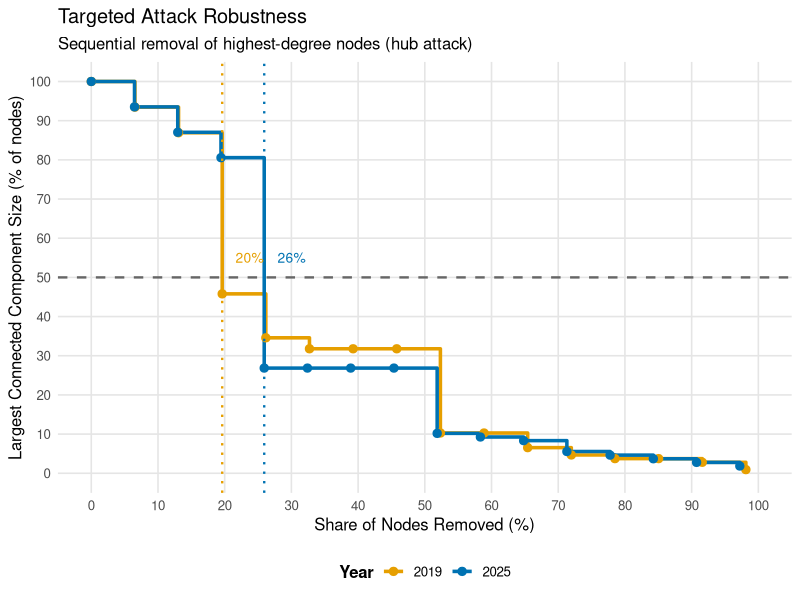
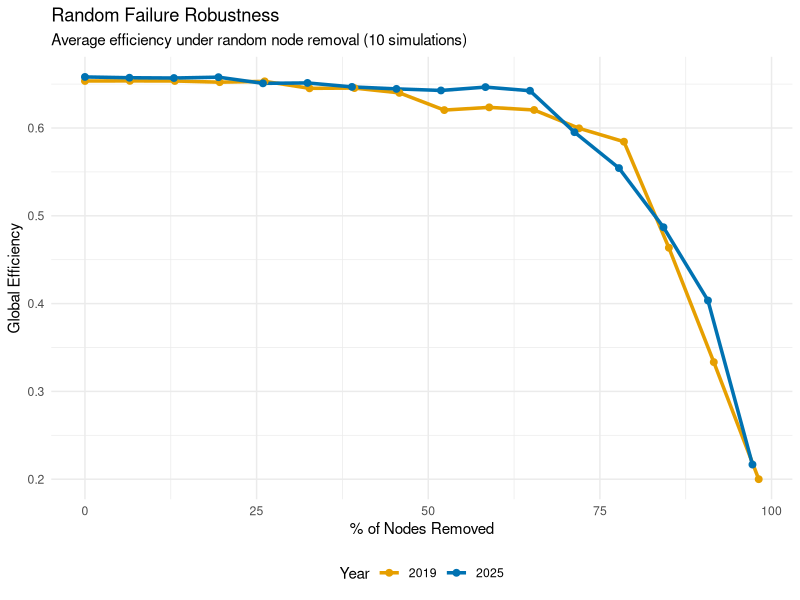
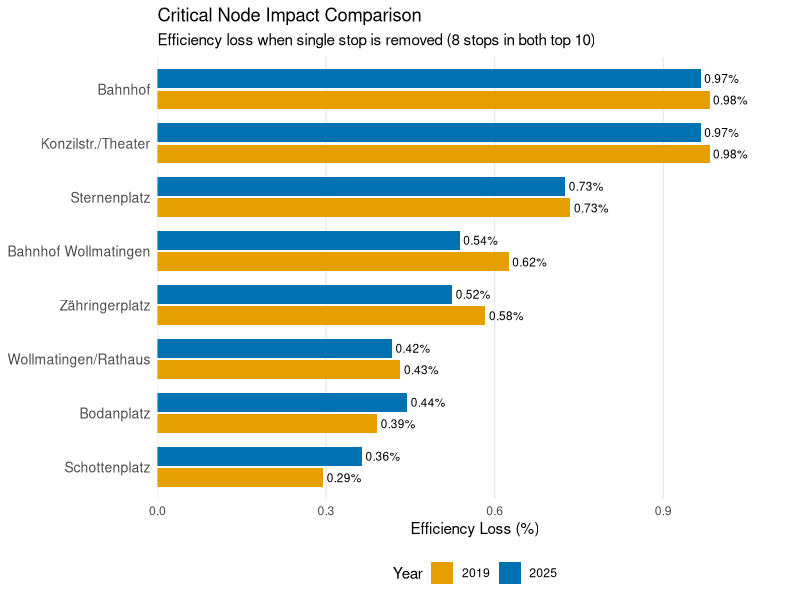

Reproduce these figures in R, in order.
# Bus Network Robustness Analysis
# Tests how resilient the 2019 and 2025 networks are to node/edge removal

library(tidyverse)
library(igraph)

# =============================================================================
# HELPER FUNCTIONS
# =============================================================================

create_adjacency_matrix <- function(data) {
    all_stops <- unique(c(data$Von_Haltestelle, data$Nach_Haltestelle))
    n_stops <- length(all_stops)
    adj_matrix <- matrix(0,
        nrow = n_stops, ncol = n_stops,
        dimnames = list(all_stops, all_stops)
    )
    lines <- unique(data$Linie)
    for (line in lines) {
        line_data <- data %>% filter(Linie == line)
        stops_on_line <- unique(c(line_data$Von_Haltestelle, line_data$Nach_Haltestelle))
        for (stop1 in stops_on_line) {
            for (stop2 in stops_on_line) {
                if (stop1 != stop2) {
                    adj_matrix[stop1, stop2] <- 1
                }
            }
        }
    }
    return(adj_matrix)
}

create_graph <- function(adj_matrix) {
    undirected_matrix <- 1 * (adj_matrix | t(adj_matrix))
    g <- graph_from_adjacency_matrix(undirected_matrix, mode = "undirected")
    return(g)
}

# =============================================================================
# ROBUSTNESS METRICS
# =============================================================================

# Calculate network metrics for a given graph
get_network_health <- function(g) {
    if (vcount(g) == 0) {
        return(list(
            largest_component_fraction = 0,
            avg_path_length = Inf,
            efficiency = 0,
            n_components = 0
        ))
    }

    comp <- components(g)
    lcc_size <- max(comp$csize)
    lcc_fraction <- lcc_size / vcount(g)

    # Get largest connected component for path calculations
    if (lcc_size > 1) {
        lcc_nodes <- which(comp$membership == which.max(comp$csize))
        g_lcc <- induced_subgraph(g, lcc_nodes)
        avg_path <- mean_distance(g_lcc, directed = FALSE)
        if (is.na(avg_path) || is.infinite(avg_path)) avg_path <- Inf

        # Global efficiency: mean(1 / d_ij) over all pairs i != j
        # Disconnected pairs have d_ij = Inf and contribute 0 because 1/Inf = 0
        d <- distances(g)
        d <- d[upper.tri(d)] # unordered pairs only, no diagonal
        efficiency <- mean(1 / d) # includes zeros from Inf distances
        if (is.na(efficiency) || is.infinite(efficiency)) efficiency <- 0
    } else {
        avg_path <- Inf
        efficiency <- 0
    }

    return(list(
        largest_component_fraction = lcc_fraction,
        avg_path_length = avg_path,
        efficiency = efficiency,
        n_components = comp$no
    ))
}

# =============================================================================
# TARGETED ATTACK SIMULATION
# Remove nodes by highest degree (simulates attack on hubs)
# =============================================================================

simulate_targeted_attack <- function(g, steps = 20) {
    n_nodes <- vcount(g)
    nodes_to_remove_per_step <- max(1, floor(n_nodes / steps))

    results <- data.frame(
        fraction_removed = numeric(),
        lcc_fraction = numeric(),
        efficiency = numeric(),
        n_components = numeric()
    )

    g_current <- g
    removed <- 0

    for (step in 0:steps) {
        if (vcount(g_current) == 0) {
            # Network completely destroyed
            results <- rbind(results, data.frame(
                fraction_removed = removed / n_nodes,
                lcc_fraction = 0,
                efficiency = 0,
                n_components = 0
            ))
            break
        }

        health <- get_network_health(g_current)
        # LCC as fraction of ORIGINAL network size
        current_lcc_size <- health$largest_component_fraction * vcount(g_current)
        results <- rbind(results, data.frame(
            fraction_removed = removed / n_nodes,
            lcc_fraction = current_lcc_size / n_nodes,
            efficiency = health$efficiency,
            n_components = health$n_components
        ))

        if (step == steps) break

        # Remove highest degree nodes
        degrees <- degree(g_current)
        if (length(degrees) == 0) break

        # Sort by degree, remove top nodes
        to_remove <- min(nodes_to_remove_per_step, vcount(g_current))
        top_nodes <- order(degrees, decreasing = TRUE)[1:to_remove]
        g_current <- delete_vertices(g_current, top_nodes)
        removed <- removed + to_remove
    }

    return(results)
}

# =============================================================================
# RANDOM FAILURE SIMULATION
# Remove nodes randomly (simulates random failures)
# =============================================================================

simulate_random_failure <- function(g, steps = 20, n_simulations = 10) {
    n_nodes <- vcount(g)
    nodes_to_remove_per_step <- max(1, floor(n_nodes / steps))

    all_results <- list()

    for (sim in 1:n_simulations) {
        results <- data.frame(
            fraction_removed = numeric(),
            lcc_fraction = numeric(),
            efficiency = numeric()
        )

        g_current <- g
        removed <- 0

        for (step in 0:steps) {
            if (vcount(g_current) == 0) {
                # Network completely destroyed
                results <- rbind(results, data.frame(
                    fraction_removed = removed / n_nodes,
                    lcc_fraction = 0,
                    efficiency = 0
                ))
                break
            }

            health <- get_network_health(g_current)
            # LCC as fraction of ORIGINAL network size
            current_lcc_size <- health$largest_component_fraction * vcount(g_current)
            results <- rbind(results, data.frame(
                fraction_removed = removed / n_nodes,
                lcc_fraction = current_lcc_size / n_nodes,
                efficiency = health$efficiency
            ))

            if (step == steps) break

            # Remove random nodes
            to_remove <- min(nodes_to_remove_per_step, vcount(g_current))
            random_nodes <- sample(1:vcount(g_current), to_remove)
            g_current <- delete_vertices(g_current, random_nodes)
            removed <- removed + to_remove
        }

        all_results[[sim]] <- results
    }

    # Average across simulations - ensure same length by padding
    max_rows <- max(sapply(all_results, nrow))

    # Pad shorter results with final values (network destroyed)
    for (sim in 1:n_simulations) {
        current_rows <- nrow(all_results[[sim]])
        if (current_rows < max_rows) {
            last_row <- all_results[[sim]][current_rows, ]
            for (r in (current_rows + 1):max_rows) {
                # Extrapolate fraction_removed, keep lcc and efficiency at 0
                new_row <- data.frame(
                    fraction_removed = min(1, last_row$fraction_removed +
                        (r - current_rows) * (1 / steps)),
                    lcc_fraction = 0,
                    efficiency = 0
                )
                all_results[[sim]] <- rbind(all_results[[sim]], new_row)
            }
        }
    }

    # Now average across simulations
    avg_results <- all_results[[1]]
    avg_results$lcc_fraction <- 0
    avg_results$efficiency <- 0

    for (sim in 1:n_simulations) {
        avg_results$lcc_fraction <- avg_results$lcc_fraction + all_results[[sim]]$lcc_fraction
        avg_results$efficiency <- avg_results$efficiency + all_results[[sim]]$efficiency
    }
    avg_results$lcc_fraction <- avg_results$lcc_fraction / n_simulations
    avg_results$efficiency <- avg_results$efficiency / n_simulations

    return(avg_results)
}

# =============================================================================
# CRITICAL NODE ANALYSIS
# Which single node removal causes the biggest damage?
# =============================================================================

find_critical_nodes <- function(g, top_n = 10) {
    baseline <- get_network_health(g)
    baseline_efficiency <- baseline$efficiency

    node_names <- V(g)$name
    n_nodes <- length(node_names)

    impacts <- data.frame(
        node = character(),
        efficiency_loss = numeric(),
        efficiency_loss_pct = numeric(),
        components_added = numeric()
    )

    for (i in 1:n_nodes) {
        g_reduced <- delete_vertices(g, i)
        health <- get_network_health(g_reduced)

        eff_loss <- baseline_efficiency - health$efficiency
        eff_loss_pct <- 100 * eff_loss / baseline_efficiency
        comp_added <- health$n_components - baseline$n_components

        impacts <- rbind(impacts, data.frame(
            node = node_names[i],
            efficiency_loss = eff_loss,
            efficiency_loss_pct = eff_loss_pct,
            components_added = comp_added
        ))
    }

    # Sort by efficiency loss
    impacts <- impacts %>% arrange(desc(efficiency_loss_pct))

    return(head(impacts, top_n))
}

# =============================================================================
# MAIN ANALYSIS
# =============================================================================

cat("Loading data...\n")

data_2019 <- read_delim("2019fix.csv", delim = ";", show_col_types = FALSE)
data_2025 <- read_delim("2025fix.csv", delim = ";", show_col_types = FALSE)

adj_2019 <- create_adjacency_matrix(data_2019)
adj_2025 <- create_adjacency_matrix(data_2025)

g_2019 <- create_graph(adj_2019)
g_2025 <- create_graph(adj_2025)

cat("\n=======================================================\n")
cat("  ROBUSTNESS ANALYSIS: KONSTANZ BUS NETWORK\n")
cat("=======================================================\n")

# -----------------------------------------------------------------------------
# 1. CRITICAL NODE ANALYSIS
# -----------------------------------------------------------------------------

cat("\n--- CRITICAL NODE ANALYSIS ---\n")
cat("Which stops, if removed, cause the biggest efficiency loss?\n\n")

cat("2019 - TOP 10 CRITICAL STOPS:\n")
critical_2019 <- find_critical_nodes(g_2019, 10)
for (i in 1:nrow(critical_2019)) {
    cat(sprintf(
        "  %2d. %-35s  -%.2f%% efficiency\n",
        i, critical_2019$node[i], critical_2019$efficiency_loss_pct[i]
    ))
}

cat("\n2025 - TOP 10 CRITICAL STOPS:\n")
critical_2025 <- find_critical_nodes(g_2025, 10)
for (i in 1:nrow(critical_2025)) {
    cat(sprintf(
        "  %2d. %-35s  -%.2f%% efficiency\n",
        i, critical_2025$node[i], critical_2025$efficiency_loss_pct[i]
    ))
}

# Compare criticality
cat("\n--- CRITICALITY COMPARISON ---\n")
max_crit_2019 <- max(critical_2019$efficiency_loss_pct, na.rm = TRUE)
max_crit_2025 <- max(critical_2025$efficiency_loss_pct, na.rm = TRUE)
if (is.na(max_crit_2019) || is.infinite(max_crit_2019)) max_crit_2019 <- 0
if (is.na(max_crit_2025) || is.infinite(max_crit_2025)) max_crit_2025 <- 0
cat(sprintf("  Max single-node impact 2019: %.2f%%\n", max_crit_2019))
cat(sprintf("  Max single-node impact 2025: %.2f%%\n", max_crit_2025))

if (max_crit_2025 < max_crit_2019) {
    cat("  -> 2025 is MORE ROBUST (less dependent on single nodes)\n")
} else {
    cat("  -> 2019 is MORE ROBUST (less dependent on single nodes)\n")
}

# -----------------------------------------------------------------------------
# 2. TARGETED ATTACK SIMULATION
# -----------------------------------------------------------------------------

cat("\n--- TARGETED ATTACK SIMULATION ---\n")
cat("Removing nodes by highest degree (attack on hubs)...\n")

attack_2019 <- simulate_targeted_attack(g_2019, steps = 15)
attack_2025 <- simulate_targeted_attack(g_2025, steps = 15)

# Find when LCC drops below 50%
threshold_2019 <- attack_2019 %>%
    filter(lcc_fraction < 0.5) %>%
    slice(1) %>%
    pull(fraction_removed)
threshold_2025 <- attack_2025 %>%
    filter(lcc_fraction < 0.5) %>%
    slice(1) %>%
    pull(fraction_removed)

if (length(threshold_2019) == 0) threshold_2019 <- 1.0
if (length(threshold_2025) == 0) threshold_2025 <- 1.0

cat(sprintf(
    "\n  2019: Network fragments (LCC < 50%%) after removing %.0f%% of nodes\n",
    100 * threshold_2019
))
cat(sprintf(
    "  2025: Network fragments (LCC < 50%%) after removing %.0f%% of nodes\n",
    100 * threshold_2025
))

# -----------------------------------------------------------------------------
# 3. RANDOM FAILURE SIMULATION
# -----------------------------------------------------------------------------

cat("\n--- RANDOM FAILURE SIMULATION ---\n")
cat("Removing nodes randomly (averaged over 10 simulations)...\n")

set.seed(42)
random_2019 <- simulate_random_failure(g_2019, steps = 15, n_simulations = 10)
random_2025 <- simulate_random_failure(g_2025, steps = 15, n_simulations = 10)

# Compare efficiency at 20% removal (find closest value >= 0.2)
eff_20_2019_df <- random_2019 %>% filter(fraction_removed >= 0.19)
eff_20_2025_df <- random_2025 %>% filter(fraction_removed >= 0.19)

if (nrow(eff_20_2019_df) > 0) {
    eff_20_2019 <- eff_20_2019_df$efficiency[1]
} else {
    eff_20_2019 <- tail(random_2019$efficiency, 1)
}

if (nrow(eff_20_2025_df) > 0) {
    eff_20_2025 <- eff_20_2025_df$efficiency[1]
} else {
    eff_20_2025 <- tail(random_2025$efficiency, 1)
}

# Get baseline efficiency
baseline_2019 <- random_2019$efficiency[1]
baseline_2025 <- random_2025$efficiency[1]

# Handle edge cases
if (is.na(baseline_2019) || baseline_2019 == 0) baseline_2019 <- 1
if (is.na(baseline_2025) || baseline_2025 == 0) baseline_2025 <- 1

cat(sprintf("\n  Efficiency at 20%% random removal:\n"))
cat(sprintf(
    "    2019: %.4f (%.1f%% of original)\n",
    eff_20_2019, 100 * eff_20_2019 / baseline_2019
))
cat(sprintf(
    "    2025: %.4f (%.1f%% of original)\n",
    eff_20_2025, 100 * eff_20_2025 / baseline_2025
))

# -----------------------------------------------------------------------------
# 4. SUMMARY
# -----------------------------------------------------------------------------

cat("\n=======================================================\n")
cat("  ROBUSTNESS SUMMARY\n")
cat("=======================================================\n")

cat("\n  Metric                              2019      2025\n")
cat("  -------------------------------------------------\n")
cat(sprintf(
    "  Baseline efficiency:               %.4f    %.4f\n",
    baseline_2019, baseline_2025
))
cat(sprintf(
    "  Max single-node impact:            %.2f%%    %.2f%%\n",
    max_crit_2019, max_crit_2025
))
cat(sprintf(
    "  Attack threshold (50%% LCC):        %.0f%%      %.0f%%\n",
    100 * threshold_2019, 100 * threshold_2025
))
cat(sprintf(
    "  Efficiency after 20%% random loss:  %.1f%%     %.1f%%\n",
    100 * eff_20_2019 / baseline_2019, 100 * eff_20_2025 / baseline_2025
))

cat("\n  INTERPRETATION:\n")
if (max_crit_2025 < max_crit_2019) {
    cat("  - 2025 has lower single-node vulnerability\n")
}
if (threshold_2025 > threshold_2019) {
    cat("  - 2025 survives targeted attacks longer\n")
}
if (eff_20_2025 / baseline_2025 > eff_20_2019 / baseline_2019) {
    cat("  - 2025 retains more efficiency under random failures\n")
}

cat("=======================================================\n")

# -----------------------------------------------------------------------------
# 5. SAVE PLOTS
# -----------------------------------------------------------------------------

cat("\nGenerating plots...\n")

# Combine data for plotting
attack_2019$year <- "2019"
attack_2025$year <- "2025"
attack_combined <- rbind(attack_2019, attack_2025)

random_2019$year <- "2019"
random_2025$year <- "2025"
random_combined <- rbind(random_2019, random_2025)

# Plot 1: Targeted Attack
# Find exact threshold points for annotation
threshold_point_2019 <- attack_2019 %>%
    filter(lcc_fraction < 0.5) %>%
    slice(1)
threshold_point_2025 <- attack_2025 %>%
    filter(lcc_fraction < 0.5) %>%
    slice(1)

p1 <- ggplot(attack_combined, aes(x = fraction_removed * 100, y = lcc_fraction * 100, color = year)) +
    # Step plot for discrete removal process
    geom_step(linewidth = 1.2, direction = "hv") +
    geom_point(size = 2.5) +
    # 50% threshold line
    geom_hline(yintercept = 50, linetype = "dashed", color = "gray40", linewidth = 0.8) +
    # Vertical lines at fragmentation thresholds
    geom_vline(
        xintercept = threshold_point_2019$fraction_removed * 100,
        linetype = "dotted", color = "#E69F00", linewidth = 0.8
    ) +
    geom_vline(
        xintercept = threshold_point_2025$fraction_removed * 100,
        linetype = "dotted", color = "#0072B2", linewidth = 0.8
    ) +
    # Annotate threshold points
    annotate("text",
        x = threshold_point_2019$fraction_removed * 100 + 2, y = 55,
        label = paste0(round(threshold_point_2019$fraction_removed * 100), "%"),
        color = "#E69F00", size = 3.5, hjust = 0
    ) +
    annotate("text",
        x = threshold_point_2025$fraction_removed * 100 + 2, y = 55,
        label = paste0(round(threshold_point_2025$fraction_removed * 100), "%"),
        color = "#0072B2", size = 3.5, hjust = 0
    ) +
    labs(
        title = "Targeted Attack Robustness",
        subtitle = "Sequential removal of highest-degree nodes (hub attack)",
        x = "Share of Nodes Removed (%)",
        y = "Largest Connected Component Size (% of nodes)",
        color = "Year"
    ) +
    theme_minimal(base_size = 12) +
    theme(
        legend.position = "bottom",
        legend.title = element_text(face = "bold"),
        panel.background = element_rect(fill = "white", color = NA),
        plot.background = element_rect(fill = "white", color = NA),
        panel.grid.minor = element_blank(),
        panel.grid.major = element_line(color = "gray90")
    ) +
    scale_color_manual(
        values = c("2019" = "#E69F00", "2025" = "#0072B2"),
        labels = c("2019" = "2019", "2025" = "2025")
    ) +
    scale_x_continuous(breaks = seq(0, 100, 10), limits = c(0, 100)) +
    scale_y_continuous(breaks = seq(0, 100, 10), limits = c(0, 100))

ggsave("robustness_targeted_attack.png", p1, width = 9, height = 6, dpi = 150)

# Plot 2: Random Failure
p2 <- ggplot(random_combined, aes(x = fraction_removed * 100, y = efficiency, color = year)) +
    geom_line(linewidth = 1.2) +
    geom_point(size = 2) +
    labs(
        title = "Random Failure Robustness",
        subtitle = "Average efficiency under random node removal (10 simulations)",
        x = "% of Nodes Removed",
        y = "Global Efficiency",
        color = "Year"
    ) +
    theme_minimal() +
    theme(legend.position = "bottom") +
    scale_color_manual(values = c("2019" = "#E69F00", "2025" = "#0072B2"))

ggsave("robustness_random_failure.png", p2, width = 8, height = 6, dpi = 150)

# Plot 3: Critical Nodes Comparison (only stops in both years' top 10)
critical_2019$year <- "2019"
critical_2025$year <- "2025"

# Find stops that appear in both top 10 lists
common_critical_stops <- intersect(critical_2019$node, critical_2025$node)

# Filter to only common stops and combine
critical_2019_common <- critical_2019 %>%
    filter(node %in% common_critical_stops)
critical_2025_common <- critical_2025 %>%
    filter(node %in% common_critical_stops)

critical_combined <- rbind(critical_2019_common, critical_2025_common)

# Order stops by average criticality (most critical at top)
stop_order <- critical_combined %>%
    group_by(node) %>%
    summarise(avg_loss = mean(efficiency_loss_pct)) %>%
    arrange(desc(avg_loss)) %>%
    pull(node)

critical_combined$node <- factor(critical_combined$node, levels = rev(stop_order))

p3 <- ggplot(critical_combined, aes(x = efficiency_loss_pct, y = node, fill = year)) +
    geom_col(position = position_dodge(width = 0.8), width = 0.7) +
    geom_text(aes(label = sprintf("%.2f%%", efficiency_loss_pct)),
        position = position_dodge(width = 0.8),
        hjust = -0.1, size = 3
    ) +
    labs(
        title = "Critical Node Impact Comparison",
        subtitle = paste0(
            "Efficiency loss when single stop is removed (",
            length(common_critical_stops), " stops in both top 10)"
        ),
        x = "Efficiency Loss (%)",
        y = NULL,
        fill = "Year"
    ) +
    theme_minimal() +
    theme(
        legend.position = "bottom",
        panel.grid.major.y = element_blank(),
        panel.grid.minor = element_blank(),
        axis.text.y = element_text(size = 10)
    ) +
    scale_fill_manual(values = c("2019" = "#E69F00", "2025" = "#0072B2")) +
    scale_x_continuous(expand = expansion(mult = c(0, 0.15)))

ggsave("robustness_critical_nodes.png", p3, width = 9, height = 6, dpi = 150)

# Print info about stops only in one year's top 10
only_2019 <- setdiff(critical_2019$node, critical_2025$node)
only_2025 <- setdiff(critical_2025$node, critical_2019$node)

if (length(only_2019) > 0 || length(only_2025) > 0) {
    cat("\n  Note: Some stops appear only in one year's top 10:\n")
    if (length(only_2019) > 0) {
        cat("    Only in 2019:", paste(only_2019, collapse = ", "), "\n")
    }
    if (length(only_2025) > 0) {
        cat("    Only in 2025:", paste(only_2025, collapse = ", "), "\n")
    }
}

cat("\nPlots saved:\n")
cat("  - robustness_targeted_attack.png\n")
cat("  - robustness_random_failure.png\n")
cat("  - robustness_critical_nodes.png\n")

cat("\n\nRobustness analysis complete!\n")
